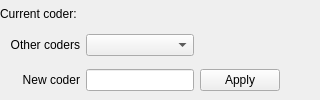
        <widget class="QWidget" name="widget_coder" native="true">
         <property name="sizePolicy">
          <sizepolicy hsizetype="Expanding" vsizetype="Fixed">
           <horstretch>0</horstretch>
           <verstretch>0</verstretch>
          </sizepolicy>
         </property>
         <layout class="QGridLayout" name="gridLayout_2">
          <property name="leftMargin">
           <number>0</number>
          </property>
          <property name="topMargin">
           <number>0</number>
          </property>
          <property name="rightMargin">
           <number>0</number>
          </property>
          <property name="bottomMargin">
           <number>0</number>
          </property>
          <item row="2" column="1">
           <widget class="QComboBox" name="comboBox_coders"/>
          </item>
          <item row="2" column="0">
           <widget class="QLabel" name="label_2">
            <property name="toolTip">
             <string>Select another coder in this project</string>
            </property>
            <property name="text">
             <string>Other coders</string>
            </property>
            <property name="alignment">
             <set>Qt::AlignRight|Qt::AlignTrailing|Qt::AlignVCenter</set>
            </property>
           </widget>
          </item>
          <item row="3" column="0">
           <widget class="QLabel" name="label_new_coder">
            <property name="text">
             <string>New coder</string>
            </property>
            <property name="alignment">
             <set>Qt::AlignRight|Qt::AlignTrailing|Qt::AlignVCenter</set>
            </property>
           </widget>
          </item>
          <item row="3" column="1">
           <widget class="QLineEdit" name="lineEdit_coderName"/>
          </item>
          <item row="3" column="2">
           <widget class="QPushButton" name="pushButton_set_coder">
            <property name="toolTip">
             <string>Set this name as the current coder.
</string>
            </property>
            <property name="text">
             <string>Apply</string>
            </property>
           </widget>
          </item>
          <item row="1" column="0">
           <widget class="QLabel" name="label_current_coder">
            <property name="sizePolicy">
             <sizepolicy hsizetype="Preferred" vsizetype="Fixed">
              <horstretch>0</horstretch>
              <verstretch>0</verstretch>
             </sizepolicy>
            </property>
            <property name="text">
             <string>Current coder: </string>
            </property>
            <property name="alignment">
             <set>Qt::AlignLeading|Qt::AlignLeft|Qt::AlignVCenter</set>
            </property>
           </widget>
          </item>
          <item row="3" column="3">
           <spacer name="horizontalSpacer">
            <property name="orientation">
             <enum>Qt::Horizontal</enum>
            </property>
            <property name="sizeHint" stdset="0">
             <size>
              <width>40</width>
              <height>20</height>
             </size>
            </property>
           </spacer>
          </item>
         </layout>
        </widget>
